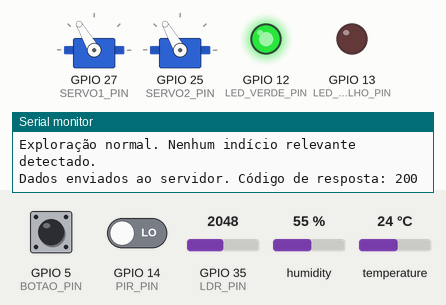
Bench run of a sketch on a simulated ESP32. On the bench: 2 × servo, output pins drawn as LEDs (lit = HIGH), the last lines printed to the serial monitor. The test bench sets the inputs (shaded band); at power-on: GPIO 5 (BOTAO_PIN) LOW, GPIO 14 (PIR_PIN) LOW, humidity 55 %, GPIO 35 (LDR_PIN) = 2048, temperature 24 °C. WiFi joins after 1.5 s; servers stay silent unless stated; uploads are accepted with an empty reply; web services answer with replies made up by the test bench.

Above: at 2.9 s.
3.0 s: GPIO 5 (BOTAO_PIN) pulled HIGH for 2.4 s
At 4.0 s:
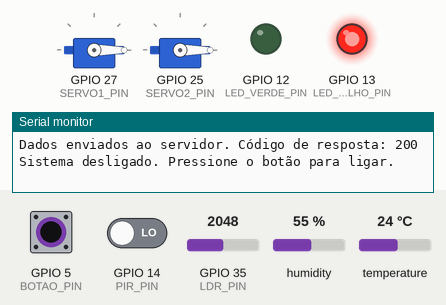
6.9 s: GPIO 5 (BOTAO_PIN) pulled HIGH for 2.4 s
At 7.08 s:
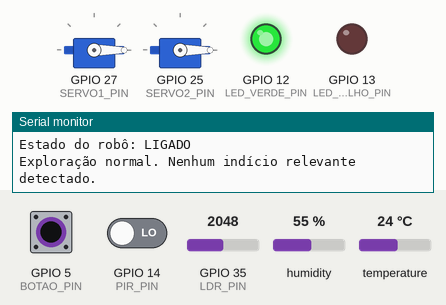
11.6 s: GPIO 14 (PIR_PIN) driven HIGH
At 13.87 s:
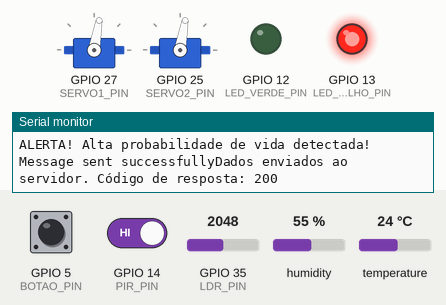
16.1 s: humidity set to 41 %
19.9 s: humidity set to 38 %
At 22.69 s:
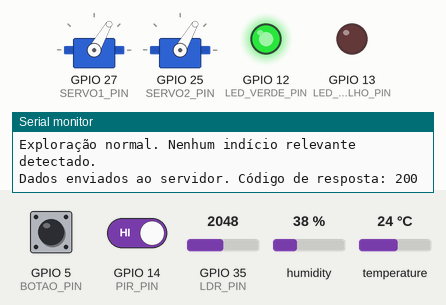
23.4 s: GPIO 35 (LDR_PIN) set to 491
Timing chart, 0 to 77.0 s (numbered marks = the images above; inputs shaded):
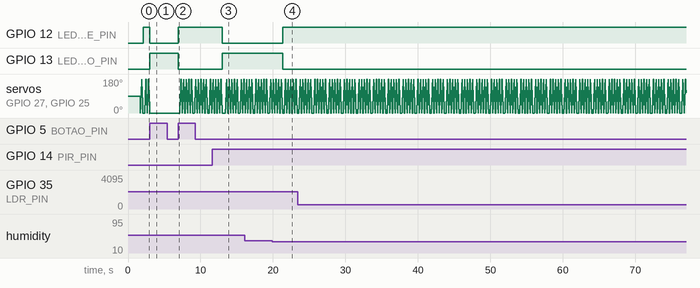

Measured:
- the behaviour switches between 40 and 39 % on humidity (found by bisection; images 3 and 4)
- after the input at 3.0 s, GPIO 12 (LED_VERDE_PIN): HIGH → LOW at once; GPIO 13 (LED_VERMELHO_PIN): LOW → HIGH at once; servo on GPIO 27 (SERVO1_PIN), servo on GPIO 25 (SERVO2_PIN): goes on until 3.0 s, then stays 0°
- after the input at 6.9 s, GPIO 12 (LED_VERDE_PIN): LOW → HIGH at once; GPIO 13 (LED_VERMELHO_PIN): HIGH → LOW at once; servo on GPIO 27 (SERVO1_PIN), servo on GPIO 25 (SERVO2_PIN): 0° → 1° after 0.23 s, then moves between 0° and 180°, repeating every 2.0 s
- after the input at 11.6 s, GPIO 12 (LED_VERDE_PIN): HIGH → LOW after 1.4 s; GPIO 13 (LED_VERMELHO_PIN): LOW → HIGH after 1.4 s
- after the input at 19.9 s, GPIO 12 (LED_VERDE_PIN): LOW → HIGH after 1.4 s; GPIO 13 (LED_VERMELHO_PIN): HIGH → LOW after 1.4 s

The sketch:

robo.ino
```cpp
// Wifi e whatsapp
#include <WiFi.h>
#include <HTTPClient.h>
#include <UrlEncode.h>

// Mensagem para whatsapp
String phoneNumber = "+557186378606";
String apiKey = "4740574";

// URL do Backend Python
// No Wokwi para acessar o localhost da máquina local usa o IP 10.0.1.2
String serverUrl = "http://10.0.1.2:8000/leituras";

void sendMessage(String message){
  String url = "https://api.callmebot.com/whatsapp.php?phone=" + phoneNumber + "&apikey=" + apiKey + "&text=" + urlEncode(message);
  HTTPClient http;
  http.begin(url);
  http.addHeader("Content-Type", "application/x-www-form-urlencoded");

  int httpResponseCode = http.POST(url);
  if (httpResponseCode == 200){
    Serial.print("Message sent successfully");
  }
  else{
    Serial.println("Error sending the message");
    Serial.print("HTTP response code: ");
    Serial.println(httpResponseCode);
  }
  http.end();
}

// Função para enviar os dados para o Banco de Dados via API Python
void enviarDadosServidor(float t, float h, float l, int p, float prob) {
  if (WiFi.status() == WL_CONNECTED) {
    HTTPClient http;
    http.begin(serverUrl);
    http.addHeader("Content-Type", "application/json");


    String jsonPayload = "{\"temperatura_c\":" + String(t) +
                         ",\"umidade_pct\":" + String(h) +
                         ",\"luminosidade\":" + String(l) +
                         ",\"presenca\":" + String(p) +
                         ",\"probabilidade_vida\":" + String(prob) + "}";

    int httpResponseCode = http.POST(jsonPayload);

    if (httpResponseCode > 0) {
      Serial.print("Dados enviados ao servidor. Código de resposta: ");
      Serial.println(httpResponseCode);
    } else {
      Serial.print("Falha ao enviar dados via HTTP POST: ");
      Serial.println(httpResponseCode);
    }
    http.end();
  } else {
    Serial.println("Erro: Wi-Fi desconectado. Não foi possível enviar os dados.");
  }
}

// Sensor de temperatura e humidade
#include "DHT.h"
const int DHT_PIN = 4;
#define DHTTYPE DHT22
DHT dht(DHT_PIN, DHTTYPE);
float temp;
float hum;

// Mortor servo PWM
#include <ESP32Servo.h>
const int SERVO1_PIN = 27;
const int SERVO2_PIN = 25;
Servo servo1;
Servo servo2;

// Fotorresistor
const int LDR_PIN = 35;
int luz;
float voltage;
float resistance;
float lux;
const float GAMMA = 0.7;
const float RL10 = 50;

// Sensor de Presença
const int PIR_PIN = 14;
bool presenca = false;

// LEDs
const int LED_VERDE_PIN = 12;
const int LED_VERMELHO_PIN = 13;

// Mensagem
bool msgEnviada = false;

// Interrupcao
const int BOTAO_PIN = 5;
volatile bool sistema_ativo = true;
bool ultimo_estado = true;

void IRAM_ATTR handleButtonInterrupt() {
  sistema_ativo = !sistema_ativo;
}

// Timer
unsigned long previousMillis = 0;
const long interval = 2000;

void setup() {
  Serial.begin(115200);
  dht.begin();

  servo1.attach(SERVO1_PIN, 500, 2400);
  servo2.attach(SERVO2_PIN, 500, 2400);

  pinMode(PIR_PIN, INPUT);
  pinMode(LED_VERDE_PIN, OUTPUT);
  pinMode(LED_VERMELHO_PIN, OUTPUT);

  digitalWrite(LED_VERDE_PIN, LOW);
  digitalWrite(LED_VERMELHO_PIN, LOW);

  Serial.println("Conectando-se ao Wi-Fi");
  WiFi.begin("Wokwi-GUEST", "", 6);
  while (WiFi.status() != WL_CONNECTED) {
    delay(100);
    Serial.print(".");
  }
  Serial.println("Conectado!");

  pinMode(BOTAO_PIN, INPUT);
  attachInterrupt(digitalPinToInterrupt(BOTAO_PIN), handleButtonInterrupt, RISING);

  sendMessage("Um olá do ESP32 para vocês, Laura e Samara!");
}

void lerTempUmid() {
  hum = dht.readHumidity();
  temp = dht.readTemperature();

  if (isnan(temp) || isnan(hum)) {
    Serial.println("A leitura do sensor de temperatura e umidade falhou.");
    return;
  }
  else {
    Serial.println("  ");
    Serial.print("Temp: ");
    Serial.print(temp);
    Serial.println(" ºC");
    Serial.print("Umid: ");
    Serial.print(hum);
    Serial.println(" %");
  }
}

void lerFotorresistor() {
  luz = analogRead(LDR_PIN);
  voltage = luz / 4096. * 5;
  resistance = 2000 * voltage / (1 - voltage / 5);
  lux = pow(RL10 * 1e3 * pow(10, GAMMA) / resistance, (1 / GAMMA));
  Serial.print("Fotorresistor: ");
  Serial.print(lux);
  Serial.println(" lux");
}

void lerPresenca() {
  presenca = digitalRead(PIR_PIN);
  if (presenca) {
    Serial.println("Sensor de Presença: Presença detectada");
  } else {
    Serial.println("Sensor de Presença: Sem presença");
  }
}

void processarLogicaRobo() {
  int probabilidade_vida = 0;

  if (temp >= 15.0 && temp <= 30.0) {
    probabilidade_vida += 25;
  }
  if (hum >= 40.0 && hum <= 70.0) {
    probabilidade_vida += 25;
  }
  if (lux > 500.0) {
    probabilidade_vida += 20;
  }
  if (presenca) {
    probabilidade_vida += 30;
  }

  Serial.print("Valor calculado da probabilidade de vida (%): ");
  Serial.print(probabilidade_vida);
  Serial.println("%");

  if (probabilidade_vida <= 75) {
    digitalWrite(LED_VERDE_PIN, HIGH);
    digitalWrite(LED_VERMELHO_PIN, LOW);
    Serial.println("Estado do robô: LIGADO");
    Serial.println("Exploração normal. Nenhum indício relevante detectado.");
    msgEnviada = false;
  } else {
    digitalWrite(LED_VERDE_PIN, LOW);
    digitalWrite(LED_VERMELHO_PIN, HIGH);
    Serial.println("Estado do robô: ALERTA");
    Serial.println("ALERTA! Alta probabilidade de vida detectada!");

    if (!msgEnviada) {
      sendMessage("Alerta! Alta probabilidade de vida detectada no planeta.");
      msgEnviada = true;
    }
  }

  // Executa o envio dos dados em tempo real p o banco de dados
  enviarDadosServidor(temp, hum, lux, (presenca ? 1 : 0), (float)probabilidade_vida);
}

void loop() {
  if (sistema_ativo != ultimo_estado) {
    ultimo_estado = sistema_ativo;

    if (sistema_ativo) {
      Serial.println("Sistema ligado.");
      servo1.attach(SERVO1_PIN, 500, 2400);
      servo2.attach(SERVO2_PIN, 500, 2400);
    } else {
      Serial.println("Sistema desligado. Pressione o botão para ligar.");
      servo1.detach();
      servo2.detach();
      digitalWrite(LED_VERDE_PIN, LOW);
      digitalWrite(LED_VERMELHO_PIN, HIGH);
    }
  }

  if (!sistema_ativo) {
    delay(100);
    return;
  }

  unsigned long currentMillis = millis();
  if (currentMillis - previousMillis >= interval) {
    previousMillis = currentMillis;

    lerTempUmid();
    lerFotorresistor();
    lerPresenca();
    processarLogicaRobo();
  }

  for(int posDegrees = 0; posDegrees <= 180; posDegrees++) {
    servo1.write(posDegrees);
    servo2.write(posDegrees);
    delay(1);
  }
  for(int posDegrees = 180; posDegrees >= 0; posDegrees--) {
    servo1.write(posDegrees);
    servo2.write(posDegrees);
    delay(1);
  }
}
```
